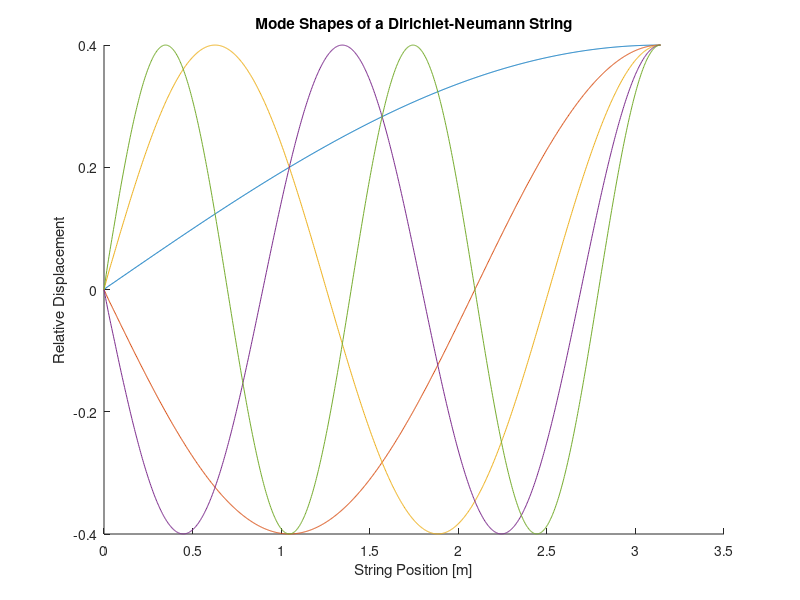
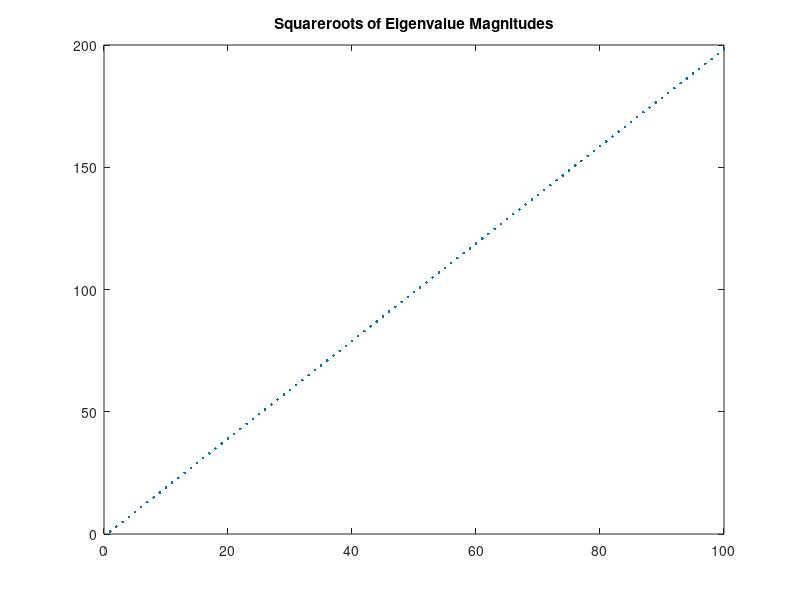

Recreate these plots in MATLAB, in order.
clc; clear all;
addpath('Functions\');
%% DNStringNumericFEM.m
%  Joseph Anthony
%
% Created:         9/22/25
% Last Modified:   9/22/25
%
% Description: Numerically solves the wave equation for a string with 
%   Dirichlet-Neumann boundary conditions using FEM.
%   (x(0) = 0, x'(L) = 0).

n = 1000;       % Mesh size, number of interior points
shapes = 100;   % Number of shape functions, typically equal to n
L = pi;          % Beam length
modeCount = 5;  % Number of displayed modes

xvals = linspace(0,L,n+2);
basis = zeros(shapes, n+2); 
Dbasis = zeros(shapes,n+1); 

%% TODO: FIX DERIVATIVES OF SHAPE FUNCITONS AT x = L

deltax = xvals(2)-xvals(1);

% Generate shape functions and their respective derivatives
for i = 1:shapes
    basis(i,:) = sin((2*i-1)/2*xvals);
    Dbasis(i,:) = diff(basis(i,:))/deltax;
end

% Normalize basis functions
for i = 1:shapes
    basis(i,:) = basis(i,:) / (2i-1)*2;
end

% Generate symmetric stiffness matrices
K = zeros(shapes);

% Create a different mesh of the xvals
Dxvals = zeros(1, n+1);
for i = 1:length(xvals) - 1
    Dxvals(i) = (xvals(i) + xvals(i+1))/2;
end

for row = 1:shapes
    for col = 1:row
        K(row,col) = trapz(Dxvals, Dbasis(row,:).*Dbasis(col,:));
    end
end
K = K + K' - diag(diag(K));

% Determine sorted eigenbasis
[evecs, evals] = eig(K);
[~, index] = sort(diag(abs(evals))); 
evals = evals(index,index);
evecs = evecs(:, index);

% Display mode shapes
modeshapes = basis'*evecs;
modeshapes = modeshapes';

figure();
hold on
for i = 1:modeCount
    plot(xvals, modeshapes(i,:));
end
xlabel("String Position [m]");
ylabel("Relative Displacement");
title("Mode Shapes of a Dirichlet-Neumann String");

% Plot eigenvalue spectrum
espectrum = abs(diag(evals))/abs(evals(1,1));
rootvals = sqrt(espectrum);
figure();
plot(rootvals, "LineStyle", "none", "Marker", ".");
title("Squareroots of Eigenvalue Magnitudes");
